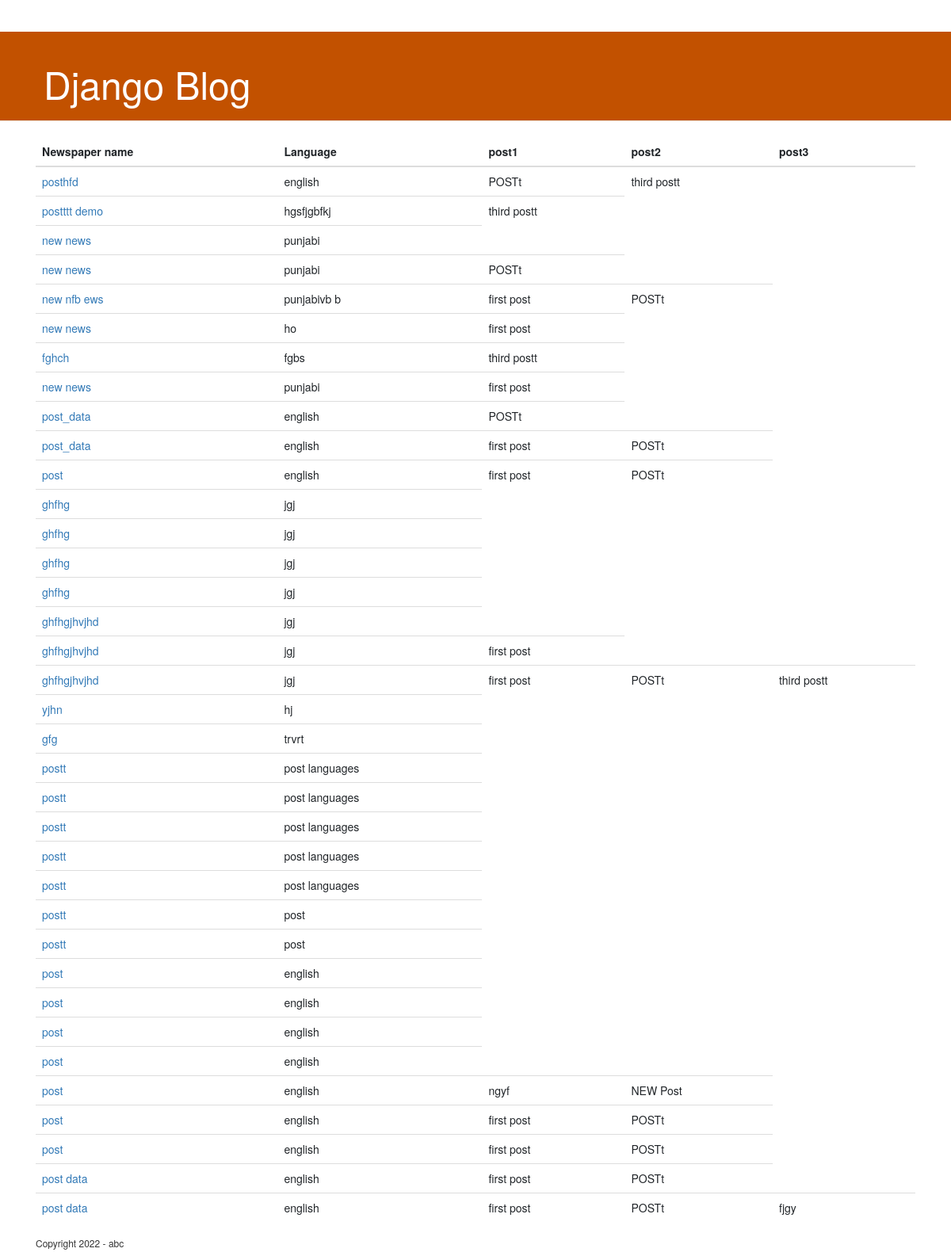
The page /new_posts/ on the database its author committed.
### d_query/models.py (models this page shows, shortened)
class NewsPaper(models.Model):
    name = models.CharField(max_length=20)
    language = models.CharField(max_length=20)
    post = models.ManyToManyField(Post, blank=True)

class Post(models.Model):
    title = models.CharField(max_length=20)
    subject = models.TextField(max_length=100)
    author = models.ForeignKey(settings.AUTH_USER_MODEL, on_delete=models.CASCADE)
    images = models.ImageField(upload_to='images/', blank=True)
    video = models.FileField(upload_to='video/', blank=True)
    published_date = models.DateTimeField(auto_now_add=True)
    objects = models.Manager()
    post_objects = PostManager()
    post_obj=PostAuthorManager()
    class Meta:
        permissions=[("can_view", "Can view the post"),
            ("can_delete", "Can delete the post"),
            ("can_edit","can edit the post")]

### d_query/views.py (the view)
# urls.py: path('new_posts/', views.new_posts, name='new_posts'),
def new_posts(request):
    news = NewsPaper.objects.all()
    return render(request, 'news_detail.html', {'news': news})

### d_query/context_processors.py (called while the page is built)
def get_current_year_to_context(request):
    current_datetime = datetime.datetime.now()
    return {
        'current_year': current_datetime.year
    }

def post_count(request):
    count=Post.objects.count()
    return {'post_count':count}

### d_query/templates/news_detail.html
{% extends 'base.html' %}
{% block content %}
<table class="table">
  <thead>
    <tr>
      <th scope="col">Newspaper name</th>
      <th scope="col">Language</th>
      <th scope="col">post1</th>
      <th scope="col">post2</th>
      <th scope="col">post3</th>
    </tr>
  </thead>
  <tbody>
  {% for new in news %}
    <tr>
      <td><a href="{% url 'news_edit' new.id %}">{{ new.name }}</a></td>
      <td>{{ new.language }}</td>
      {% for post in new.post.all %}
      <td>{{ post.title }}</td>
      {% endfor %}
    </tr>
  {% endfor %}
  </tbody>
</table>
{% endblock %}

### rows shown on the page
NewsPaper: name "posthfd", language "english"
Post: title "POSTt"
Post: title "third postt"
NewsPaper: name "postttt demo", language "hgsfjgbfkj"
NewsPaper: name "new news", language "punjabi"
NewsPaper: name "new news", language "punjabi"
NewsPaper: name "new nfb ews", language "punjabivb b"
Post: title "first post"
NewsPaper: name "new news", language "ho"
NewsPaper: name "fghch", language "fgbs"
NewsPaper: name "new news", language "punjabi"
NewsPaper: name "post_data", language "english"
NewsPaper: name "post_data", language "english"
NewsPaper: name "post", language "english"
NewsPaper: name "ghfhg", language "jgj"
NewsPaper: name "ghfhg", language "jgj"
NewsPaper: name "ghfhg", language "jgj"
NewsPaper: name "ghfhg", language "jgj"
NewsPaper: name "ghfhgjhvjhd", language "jgj"
NewsPaper: name "ghfhgjhvjhd", language "jgj"
NewsPaper: name "ghfhgjhvjhd", language "jgj"
NewsPaper: name "yjhn", language "hj"
NewsPaper: name "gfg", language "trvrt"
NewsPaper: name "postt", language "post languages"
NewsPaper: name "postt", language "post languages"
NewsPaper: name "postt", language "post languages"
NewsPaper: name "postt", language "post languages"
NewsPaper: name "postt", language "post languages"
NewsPaper: name "postt", language "post"
NewsPaper: name "postt", language "post"
NewsPaper: name "post", language "english"
NewsPaper: name "post", language "english"
NewsPaper: name "post", language "english"
NewsPaper: name "post", language "english"
NewsPaper: name "post", language "english"
Post: title "ngyf"
Post: title "NEW Post"
NewsPaper: name "post", language "english"
NewsPaper: name "post", language "english"
NewsPaper: name "post data", language "english"
NewsPaper: name "post data", language "english"
Post: title "fjgy"
